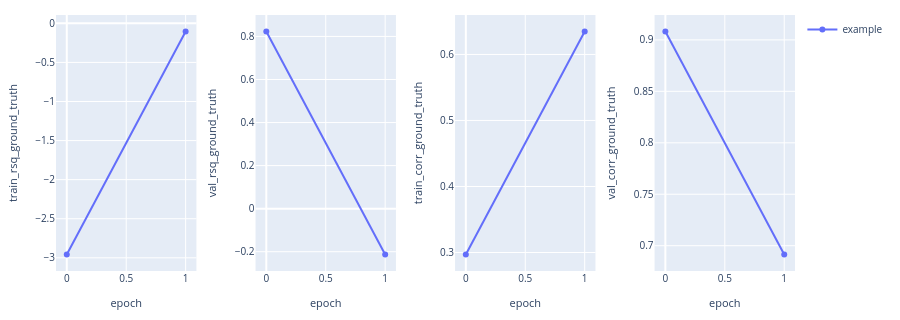

Write notebook code for a chart like this one.
### Code cell
analysis = BagOfWordsAnalysisConfig.from_grouped({"example": [(0, config.study_folder)]})

analysis.plot_vs_epoch([
    rsq_expr(split="train", y="ground_truth"),
    rsq_expr(split="val", y="ground_truth"),
    corr_expr(split="train", y="ground_truth"),
    corr_expr(split="val", y="ground_truth"),
])

### Figure 1 — Plotly figure (JSON) as saved in the notebook; plotly's stock layout.template omitted (floating-point values rounded to 4 significant figures)
{"data": [{"customdata": [[0.2, 1], [0.2, 1]], "hovertemplate": "epoch: %{x}<br>train_rsq_ground_truth: %{y}<br>dataset corr: %{customdata[0]}<br>n_seeds: %{customdata[1]}<extra>example</extra>", "legendgroup": "example", "line": {"color": "#636EFA", "dash": "solid"}, "marker": {"color": "#636EFA"}, "mode": "lines+markers", "name": "example", "showlegend": true, "type": "scatter", "x": [0, 1], "xaxis": "x", "y": [-2.957, -0.1051], "yaxis": "y"}, {"customdata": [[0.2, 1], [0.2, 1]], "hovertemplate": "epoch: %{x}<br>val_rsq_ground_truth: %{y}<br>dataset corr: %{customdata[0]}<br>n_seeds: %{customdata[1]}<extra>example</extra>", "legendgroup": "example", "line": {"color": "#636EFA", "dash": "solid"}, "marker": {"color": "#636EFA"}, "mode": "lines+markers", "name": "example", "showlegend": false, "type": "scatter", "x": [0, 1], "xaxis": "x2", "y": [0.8227, -0.2128], "yaxis": "y2"}, {"customdata": [[0.2, 1], [0.2, 1]], "hovertemplate": "epoch: %{x}<br>train_corr_ground_truth: %{y}<br>dataset corr: %{customdata[0]}<br>n_seeds: %{customdata[1]}<extra>example</extra>", "legendgroup": "example", "line": {"color": "#636EFA", "dash": "solid"}, "marker": {"color": "#636EFA"}, "mode": "lines+markers", "name": "example", "showlegend": false, "type": "scatter", "x": [0, 1], "xaxis": "x3", "y": [0.297, 0.6347], "yaxis": "y3"}, {"customdata": [[0.2, 1], [0.2, 1]], "hovertemplate": "epoch: %{x}<br>val_corr_ground_truth: %{y}<br>dataset corr: %{customdata[0]}<br>n_seeds: %{customdata[1]}<extra>example</extra>", "legendgroup": "example", "line": {"color": "#636EFA", "dash": "solid"}, "marker": {"color": "#636EFA"}, "mode": "lines+markers", "name": "example", "showlegend": false, "type": "scatter", "x": [0, 1], "xaxis": "x4", "y": [0.9081, 0.6915], "yaxis": "y4"}], "layout": {"font": {"size": 11}, "height": 320, "legend": {"font": {"size": 10}, "x": 1.01, "xanchor": "left", "y": 1, "yanchor": "top"}, "margin": {"b": 40, "l": 50, "r": 105, "t": 15}, "title": {}, "xaxis": {"anchor": "y", "domain": [0, 0.19], "tickfont": {"size": 10}, "title": {"font": {"size": 11}, "text": "epoch"}}, "xaxis2": {"anchor": "y2", "domain": [0.27, 0.46], "tickfont": {"size": 10}, "title": {"font": {"size": 11}, "text": "epoch"}}, "xaxis3": {"anchor": "y3", "domain": [0.54, 0.73], "tickfont": {"size": 10}, "title": {"font": {"size": 11}, "text": "epoch"}}, "xaxis4": {"anchor": "y4", "domain": [0.81, 1], "tickfont": {"size": 10}, "title": {"font": {"size": 11}, "text": "epoch"}}, "yaxis": {"anchor": "x", "domain": [0, 1], "tickfont": {"size": 10}, "title": {"font": {"size": 11}, "text": "train_rsq_ground_truth"}}, "yaxis2": {"anchor": "x2", "domain": [0, 1], "tickfont": {"size": 10}, "title": {"font": {"size": 11}, "text": "val_rsq_ground_truth"}}, "yaxis3": {"anchor": "x3", "domain": [0, 1], "tickfont": {"size": 10}, "title": {"font": {"size": 11}, "text": "train_corr_ground_truth"}}, "yaxis4": {"anchor": "x4", "domain": [0, 1], "tickfont": {"size": 10}, "title": {"font": {"size": 11}, "text": "val_corr_ground_truth"}}}}
